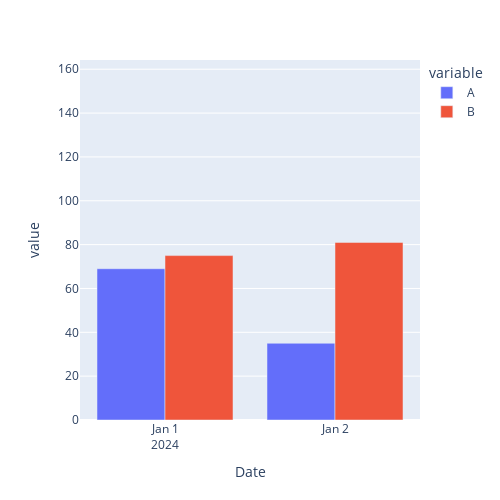

Write notebook code for a chart like this one.
### Code cell
import plotly.express as px
fig = px.bar(dfpivot,
             x=dfpivot.index,
             y=['A', 'B'],
             barmode='group',
             width=500,
             height=500        
             )

fig.show()

### Figure 1 — Plotly figure (JSON) as saved in the notebook; plotly's stock layout.template omitted (floating-point values rounded to 4 significant figures)
{"data": [{"alignmentgroup": "True", "hovertemplate": "variable=A<br>Date=%{x}<br>value=%{y}<extra></extra>", "legendgroup": "A", "marker": {"color": "#636efa", "pattern": {"shape": ""}}, "name": "A", "offsetgroup": "A", "orientation": "v", "showlegend": true, "textposition": "auto", "type": "bar", "x": ["2024-01-01", "2024-01-02", "I Alt"], "xaxis": "x", "y": [69, 35, 104], "yaxis": "y"}, {"alignmentgroup": "True", "hovertemplate": "variable=B<br>Date=%{x}<br>value=%{y}<extra></extra>", "legendgroup": "B", "marker": {"color": "#EF553B", "pattern": {"shape": ""}}, "name": "B", "offsetgroup": "B", "orientation": "v", "showlegend": true, "textposition": "auto", "type": "bar", "x": ["2024-01-01", "2024-01-02", "I Alt"], "xaxis": "x", "y": [75, 81, 156], "yaxis": "y"}], "layout": {"barmode": "group", "height": 500, "legend": {"title": {"text": "variable"}, "tracegroupgap": 0}, "margin": {"t": 60}, "width": 500, "xaxis": {"anchor": "y", "domain": [0, 1], "title": {"text": "Date"}}, "yaxis": {"anchor": "x", "domain": [0, 1], "title": {"text": "value"}}}}
